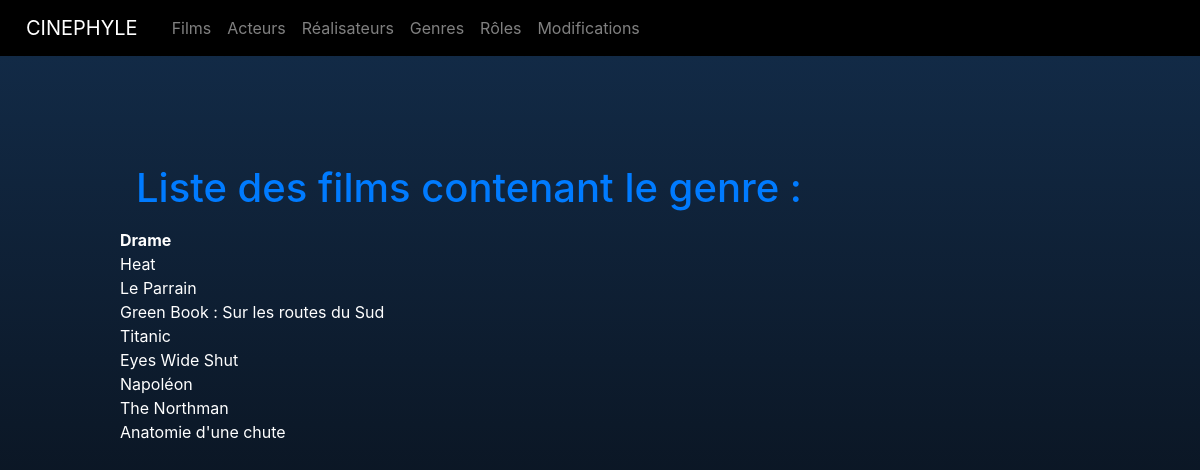
The app's page /appli/index.php?action=detailsGenre&id=3 with its own data.
### tables this page shows
CREATE TABLE IF NOT EXISTS `genre` (
  `id_genre` int NOT NULL AUTO_INCREMENT,
  `libelle` varchar(50) DEFAULT NULL,
  PRIMARY KEY (`id_genre`)
);

CREATE TABLE IF NOT EXISTS `film` (
  `id_film` int NOT NULL AUTO_INCREMENT,
  `titre` varchar(255) DEFAULT NULL,
  `date_sortie_france` date DEFAULT NULL,
  `duree` int DEFAULT NULL,
  `resume` text,
  `note` int DEFAULT NULL,
  `affiche` varchar(255) DEFAULT NULL,
  `id_real` int NOT NULL,
  PRIMARY KEY (`id_film`),
  KEY `id_real` (`id_real`),
  CONSTRAINT `film_ibfk_1` FOREIGN KEY (`id_real`) REFERENCES `realisateur` (`id_real`)
);

### appli/controller/GenreController.php (called while the page is built, shortened)
<?php
class GenreController {
    public function detailsGenre($id) {
        $pdo = Connect::seConnecter();
        $requeteCate = $pdo->prepare("
            SELECT
            libelle,
            film.id_film,
            titre
            FROM categorise
            INNER JOIN genre on categorise.id_genre = genre.id_genre
            INNER JOIN film on categorise.id_film = film.id_film
            where genre.id_genre = :id
            ");
            $requeteCate->execute([":id" => $id]);
            $requeteNomGenre = $pdo->prepare("
            SELECT
            libelle
            FROM genre
            where genre.id_genre = :id
            ");
            $requeteNomGenre->execute([":id" => $id]);
            require "view/Genres/detailsGenre.php";
        }
    }

### appli/view/Genres/detailsGenre.php (the view, shortened to what this page needs)
<?php
$titre_secondaire = "Liste des films contenant le genre :";
?>
<h1><a class="nav-link" href="index.php?action=listFilms"><?= $titre_secondaire ?></a></h1>
<div>
    <table>
        <thead>
            <tr>
                <th scope="row" colspan="2"><?= $requeteNomGenre->fetch()['libelle']?></th>
            </tr>
        </thead>
        <tbody>
            <?php
            foreach($requeteCate->fetchAll() as $categorie) { ?>
                    <tr>
                        <td>
                            <a class="filmLink" href="index.php?action=detailsFilm&id=<?= $categorie['id_film']?>"><?= $categorie['titre']?></a>
                        </td>
                    </tr>
            <?php } ?>
        </tbody>
    </table>
</div>
<?php
require "view/template.php" ;

### appli/public/css/main.css (style rules this page uses)
* { padding: 0; margin: 0; vertical-align: top; box-sizing: border-box; font-family: 'Inter', sans-serif;; }
a { color: #ffffff; }
.filmLink { color: #ffffff; text-decoration: none; }

### records on screen
genre: libelle "Drame", film.titre "Heat", film.titre "Le Parrain", film.titre "Green Book : Sur les routes du Sud", film.titre "Titanic", film.titre "Eyes Wide Shut", film.titre "Napoléon", film.titre "The Northman", film.titre "Anatomie d'une chute"

### other values on screen
$titre_secondaire "Liste des films contenant le genre :"
